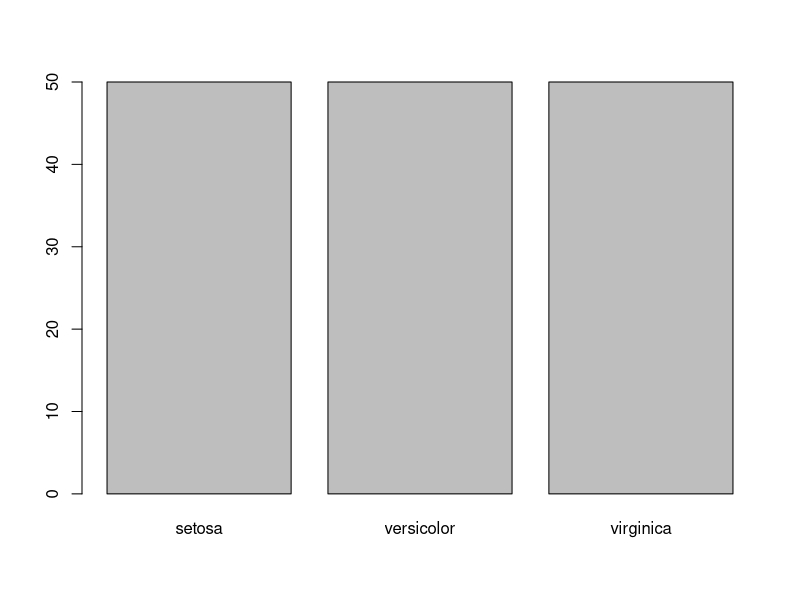
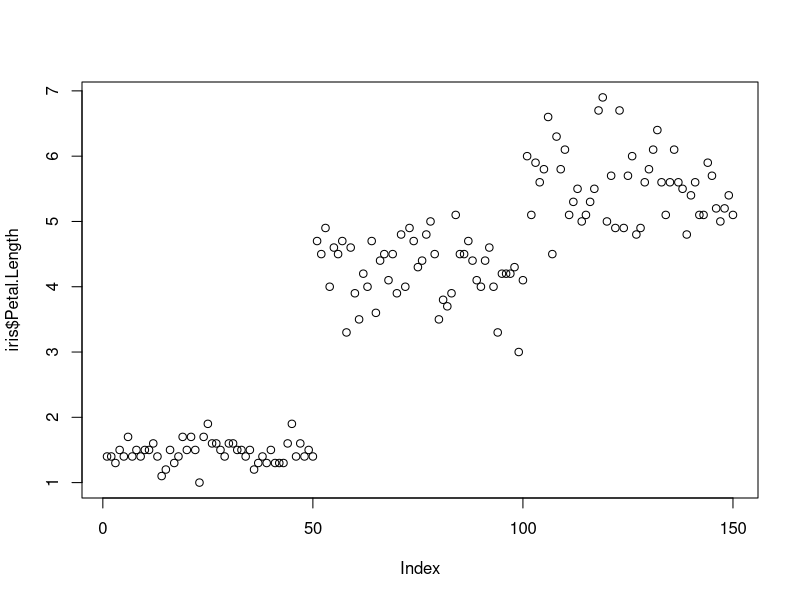
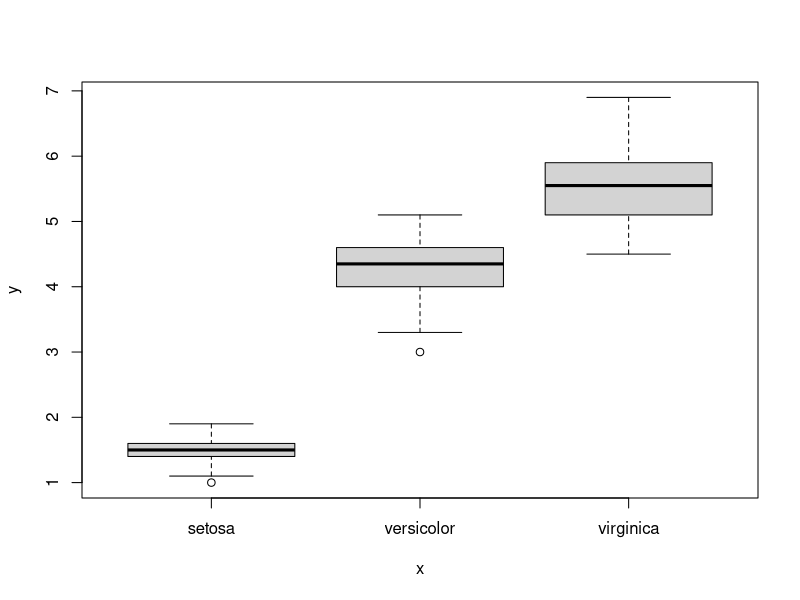
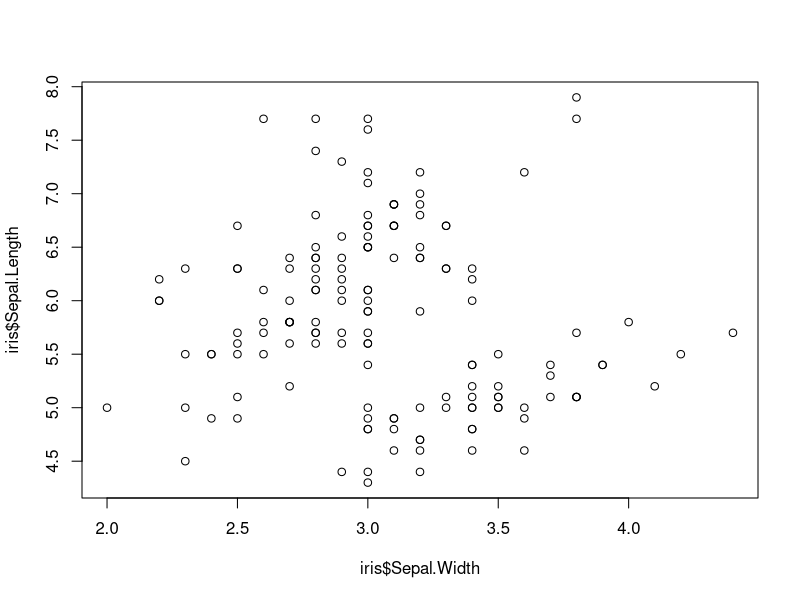
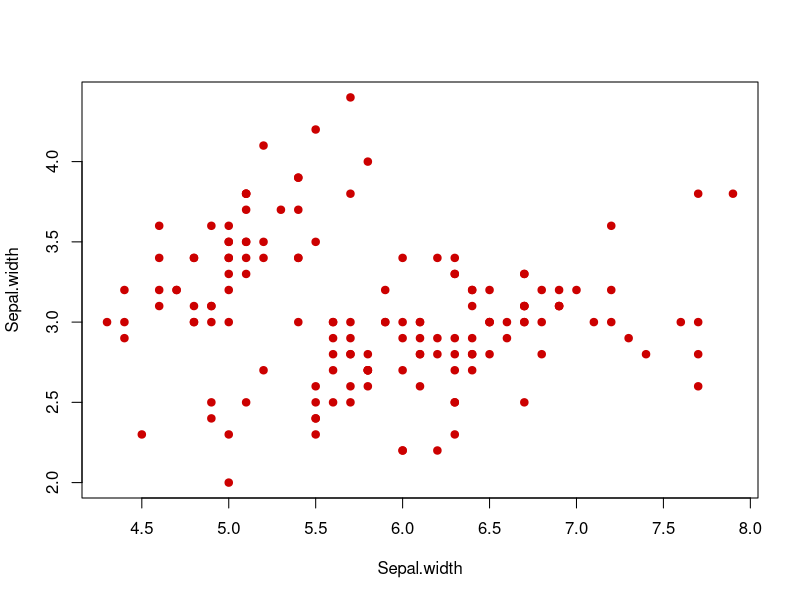
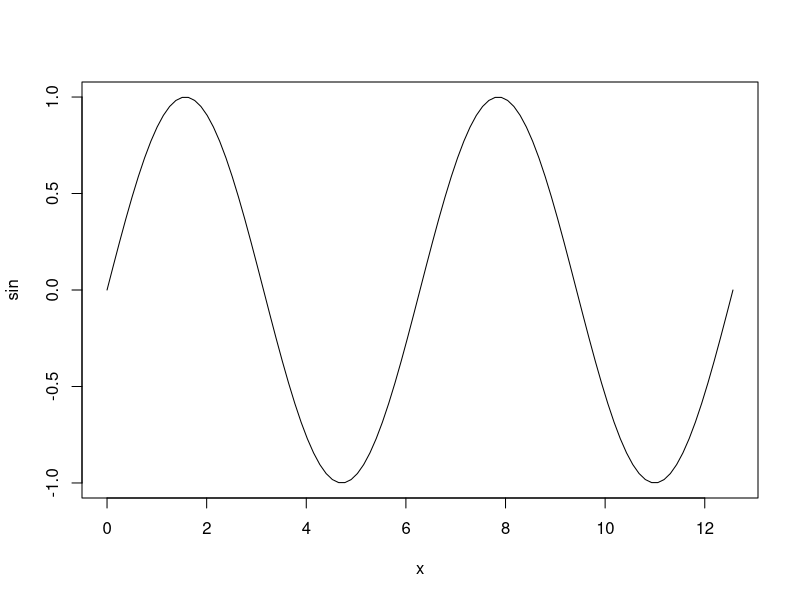
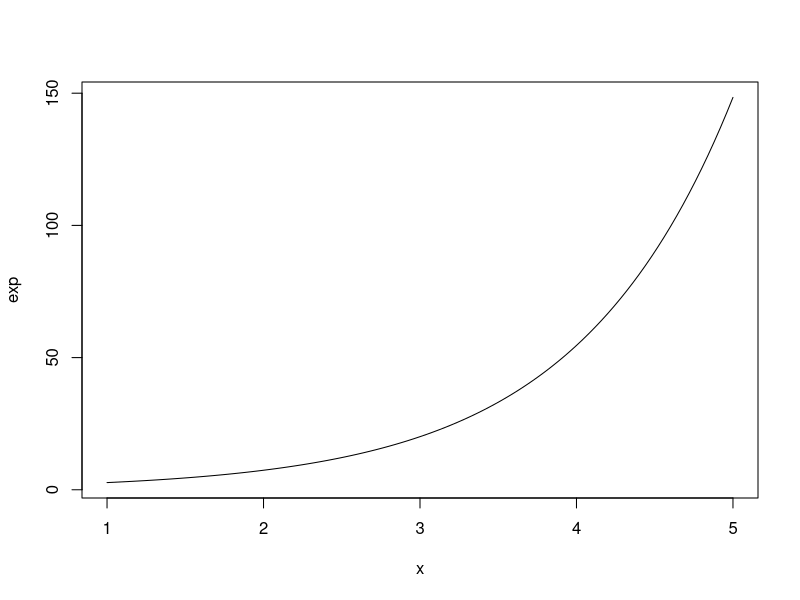
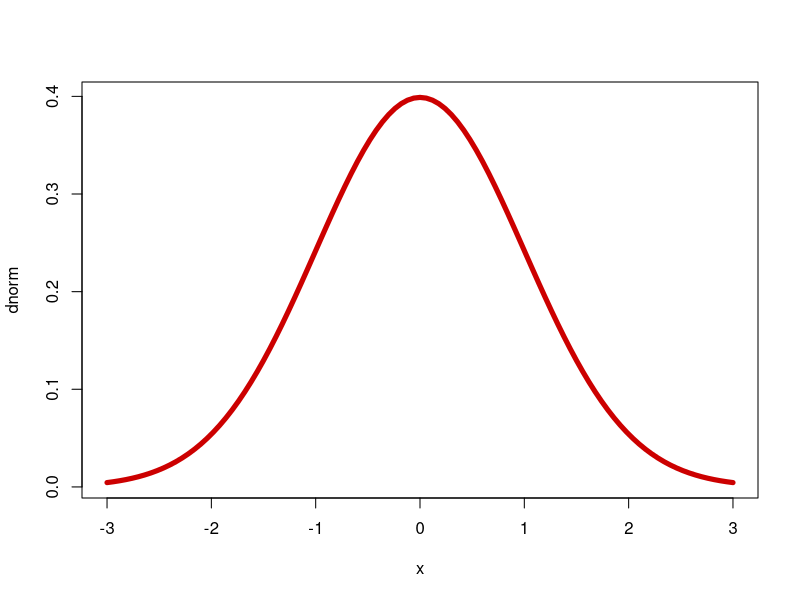

R code for these plots, in order:
library(datasets)
head(iris)
plot(iris$Species) #categorical variable
plot(iris$Petal.Length) #quantative variable
plot(iris$Species , iris$Petal.Length) #cat x quant
plot(iris$Sepal.Width , iris$Sepal.Length)

plot(iris$Sepal.Length ,iris$Sepal.Width,
     col="#cc0000",
     pch=19,
     xlab = "Sepal.width",
     ylab="Sepal.width")
    

plot(sin,0 ,4*pi)
plot(exp,1,5)

plot(dnorm ,-3 ,+3,
     col="#cc0000",
     lwd=5)
       

#bar chats are most basic graphic for most basic data

?mtcars
head(mtcars)

barplot(mtcars$cyl)
#dosent work

#create summary table , take variable for datasets and feed into object
cyclinder <-table(mtcars$cyl)
barplot(cyclinder)

#Histogram
#shows shape
#shows gaps
#shows symmetry
hist(iris$Sepal.Length)
hist(iris$Sepal.Width)
hist(iris$Petal.Length)
hist(iris$Petal.Width)

par(mfrow = c(3,1))
hist(iris$Petal.Width[iris$Species=="setosa"],
     xlim=c(0,3),
     col = "red",
     breaks=9)

hist(iris$Petal.Width[iris$Species=="versicolor"],
     xlim=c(0,3),
     col = "yellow",
     breaks=9)

hist(iris$Petal.Width[iris$Species=="virginica"],
     xlim=c(0,3),
     col = "green",
     breaks=9)
par(mfrow =c(1,1))





#SCATTER PLOT
#USED FOR LINEARity , Spread , Outliers , Correlation
head(mtcars)
hist(mtcars$wt)
hist(mtcars$mpg)

#x-y plot for two quantative values
plot(mtcars$wt ,mtcars$mpg,
     pch=19,
     cex=1.5, #makes size 170% large
     col="green",
     xlab="weight(in 1000 pounds",
     ylab="MPG")

